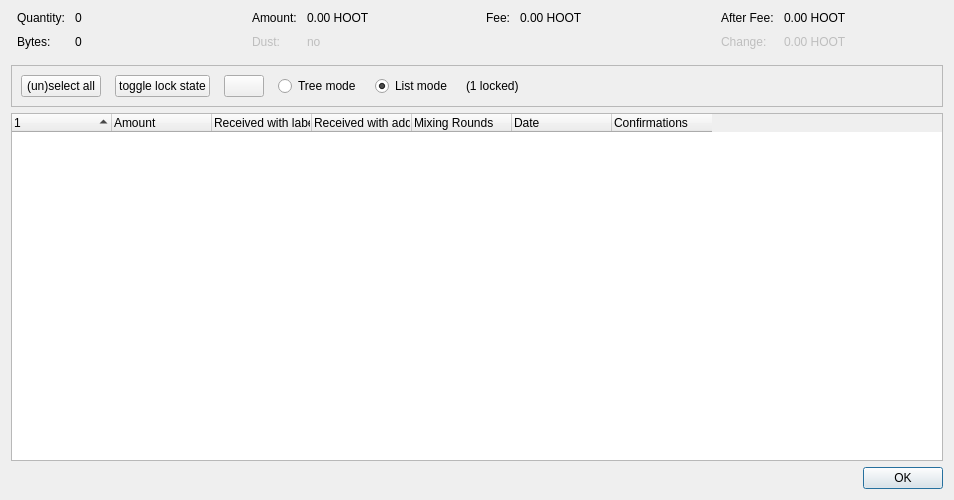
<?xml version="1.0" encoding="UTF-8"?>
<ui version="4.0">
 <class>CoinControlDialog</class>
 <widget class="QDialog" name="CoinControlDialog">
  <property name="geometry">
   <rect>
    <x>0</x>
    <y>0</y>
    <width>954</width>
    <height>500</height>
   </rect>
  </property>
  <property name="windowTitle">
   <string>Coin Selection</string>
  </property>
  <layout class="QVBoxLayout" name="verticalLayout">
   <item>
    <layout class="QHBoxLayout" name="horizontalLayoutTop" stretch="0,0,0,0">
     <property name="topMargin">
      <number>0</number>
     </property>
     <property name="bottomMargin">
      <number>10</number>
     </property>
     <item>
      <layout class="QFormLayout" name="formLayoutCoinControl1">
       <property name="horizontalSpacing">
        <number>10</number>
       </property>
       <property name="verticalSpacing">
        <number>10</number>
       </property>
       <property name="leftMargin">
        <number>6</number>
       </property>
       <property name="rightMargin">
        <number>6</number>
       </property>
       <item row="0" column="0">
        <widget class="QLabel" name="labelCoinControlQuantityText">
         <property name="text">
          <string>Quantity:</string>
         </property>
        </widget>
       </item>
       <item row="0" column="1">
        <widget class="QLabel" name="labelCoinControlQuantity">
         <property name="cursor">
          <cursorShape>IBeamCursor</cursorShape>
         </property>
         <property name="contextMenuPolicy">
          <enum>Qt::ActionsContextMenu</enum>
         </property>
         <property name="text">
          <string notr="true">0</string>
         </property>
         <property name="textInteractionFlags">
          <set>Qt::LinksAccessibleByMouse|Qt::TextSelectableByKeyboard|Qt::TextSelectableByMouse</set>
         </property>
        </widget>
       </item>
       <item row="1" column="0">
        <widget class="QLabel" name="labelCoinControlBytesText">
         <property name="text">
          <string>Bytes:</string>
         </property>
        </widget>
       </item>
       <item row="1" column="1">
        <widget class="QLabel" name="labelCoinControlBytes">
         <property name="cursor">
          <cursorShape>IBeamCursor</cursorShape>
         </property>
         <property name="contextMenuPolicy">
          <enum>Qt::ActionsContextMenu</enum>
         </property>
         <property name="text">
          <string notr="true">0</string>
         </property>
         <property name="textInteractionFlags">
          <set>Qt::LinksAccessibleByMouse|Qt::TextSelectableByKeyboard|Qt::TextSelectableByMouse</set>
         </property>
        </widget>
       </item>
      </layout>
     </item>
     <item>
      <layout class="QFormLayout" name="formLayoutCoinControl2">
       <property name="horizontalSpacing">
        <number>10</number>
       </property>
       <property name="verticalSpacing">
        <number>10</number>
       </property>
       <property name="leftMargin">
        <number>6</number>
       </property>
       <property name="rightMargin">
        <number>6</number>
       </property>
       <item row="0" column="0">
        <widget class="QLabel" name="labelCoinControlAmountText">
         <property name="text">
          <string>Amount:</string>
         </property>
        </widget>
       </item>
       <item row="0" column="1">
        <widget class="QLabel" name="labelCoinControlAmount">
         <property name="cursor">
          <cursorShape>IBeamCursor</cursorShape>
         </property>
         <property name="contextMenuPolicy">
          <enum>Qt::ActionsContextMenu</enum>
         </property>
         <property name="text">
          <string notr="true">0.00 HOOT</string>
         </property>
         <property name="textInteractionFlags">
          <set>Qt::LinksAccessibleByMouse|Qt::TextSelectableByKeyboard|Qt::TextSelectableByMouse</set>
         </property>
        </widget>
       </item>
       <item row="1" column="0">
        <widget class="QLabel" name="labelCoinControlLowOutputText">
         <property name="enabled">
          <bool>false</bool>
         </property>
         <property name="text">
          <string>Dust:</string>
         </property>
        </widget>
       </item>
       <item row="1" column="1">
        <widget class="QLabel" name="labelCoinControlLowOutput">
         <property name="enabled">
          <bool>false</bool>
         </property>
         <property name="cursor">
          <cursorShape>IBeamCursor</cursorShape>
         </property>
         <property name="contextMenuPolicy">
          <enum>Qt::ActionsContextMenu</enum>
         </property>
         <property name="text">
          <string notr="true">no</string>
         </property>
         <property name="textInteractionFlags">
          <set>Qt::LinksAccessibleByMouse|Qt::TextSelectableByKeyboard|Qt::TextSelectableByMouse</set>
         </property>
        </widget>
       </item>
      </layout>
     </item>
     <item>
      <layout class="QFormLayout" name="formLayoutCoinControl3">
       <property name="horizontalSpacing">
        <number>10</number>
       </property>
       <property name="verticalSpacing">
        <number>10</number>
       </property>
       <property name="leftMargin">
        <number>6</number>
       </property>
       <property name="rightMargin">
        <number>6</number>
       </property>
       <item row="0" column="0">
        <widget class="QLabel" name="labelCoinControlFeeText">
         <property name="text">
          <string>Fee:</string>
         </property>
        </widget>
       </item>
       <item row="0" column="1">
        <widget class="QLabel" name="labelCoinControlFee">
         <property name="cursor">
          <cursorShape>IBeamCursor</cursorShape>
         </property>
         <property name="contextMenuPolicy">
          <enum>Qt::ActionsContextMenu</enum>
         </property>
         <property name="text">
          <string notr="true">0.00 HOOT</string>
         </property>
         <property name="textInteractionFlags">
          <set>Qt::LinksAccessibleByMouse|Qt::TextSelectableByKeyboard|Qt::TextSelectableByMouse</set>
         </property>
        </widget>
       </item>
      </layout>
     </item>
     <item>
      <layout class="QFormLayout" name="formLayoutCoinControl4">
       <property name="horizontalSpacing">
        <number>10</number>
       </property>
       <property name="verticalSpacing">
        <number>10</number>
       </property>
       <property name="leftMargin">
        <number>6</number>
       </property>
       <property name="rightMargin">
        <number>6</number>
       </property>
       <item row="0" column="0">
        <widget class="QLabel" name="labelCoinControlAfterFeeText">
         <property name="text">
          <string>After Fee:</string>
         </property>
        </widget>
       </item>
       <item row="0" column="1">
        <widget class="QLabel" name="labelCoinControlAfterFee">
         <property name="cursor">
          <cursorShape>IBeamCursor</cursorShape>
         </property>
         <property name="contextMenuPolicy">
          <enum>Qt::ActionsContextMenu</enum>
         </property>
         <property name="text">
          <string notr="true">0.00 HOOT</string>
         </property>
         <property name="textInteractionFlags">
          <set>Qt::LinksAccessibleByMouse|Qt::TextSelectableByKeyboard|Qt::TextSelectableByMouse</set>
         </property>
        </widget>
       </item>
       <item row="1" column="0">
        <widget class="QLabel" name="labelCoinControlChangeText">
         <property name="enabled">
          <bool>false</bool>
         </property>
         <property name="text">
          <string>Change:</string>
         </property>
        </widget>
       </item>
       <item row="1" column="1">
        <widget class="QLabel" name="labelCoinControlChange">
         <property name="enabled">
          <bool>false</bool>
         </property>
         <property name="cursor">
          <cursorShape>IBeamCursor</cursorShape>
         </property>
         <property name="contextMenuPolicy">
          <enum>Qt::ActionsContextMenu</enum>
         </property>
         <property name="text">
          <string notr="true">0.00 HOOT</string>
         </property>
         <property name="textInteractionFlags">
          <set>Qt::LinksAccessibleByMouse|Qt::TextSelectableByKeyboard|Qt::TextSelectableByMouse</set>
         </property>
        </widget>
       </item>
      </layout>
     </item>
    </layout>
   </item>
   <item>
    <widget class="QFrame" name="frame">
     <property name="minimumSize">
      <size>
       <width>0</width>
       <height>40</height>
      </size>
     </property>
     <property name="frameShape">
      <enum>QFrame::StyledPanel</enum>
     </property>
     <property name="frameShadow">
      <enum>QFrame::Sunken</enum>
     </property>
     <layout class="QHBoxLayout" name="horizontalLayout">
      <item>
       <layout class="QHBoxLayout" name="horizontalLayoutPanel" stretch="0,0,0,0,0,0,0">
        <property name="spacing">
         <number>14</number>
        </property>
        <item>
         <widget class="QPushButton" name="pushButtonSelectAll">
          <property name="sizePolicy">
           <sizepolicy hsizetype="Maximum" vsizetype="Fixed">
            <horstretch>0</horstretch>
            <verstretch>0</verstretch>
           </sizepolicy>
          </property>
          <property name="text">
           <string>(un)select all</string>
          </property>
          <property name="autoDefault">
           <bool>false</bool>
          </property>
         </widget>
        </item>
        <item>
         <widget class="QPushButton" name="pushButtonToggleLock">
          <property name="sizePolicy">
           <sizepolicy hsizetype="Maximum" vsizetype="Fixed">
            <horstretch>0</horstretch>
            <verstretch>0</verstretch>
           </sizepolicy>
          </property>
          <property name="text">
           <string>toggle lock state</string>
          </property>
          <property name="autoDefault">
           <bool>false</bool>
          </property>
         </widget>
        </item>
        <item>
         <widget class="QPushButton" name="hideButton">
          <property name="sizePolicy">
           <sizepolicy hsizetype="Maximum" vsizetype="Fixed">
            <horstretch>0</horstretch>
            <verstretch>0</verstretch>
           </sizepolicy>
          </property>
          <property name="text">
           <string/>
          </property>
          <property name="autoDefault">
           <bool>false</bool>
          </property>
         </widget>
        </item>
        <item>
         <widget class="QRadioButton" name="radioTreeMode">
          <property name="sizePolicy">
           <sizepolicy hsizetype="Maximum" vsizetype="Fixed">
            <horstretch>0</horstretch>
            <verstretch>0</verstretch>
           </sizepolicy>
          </property>
          <property name="text">
           <string>Tree mode</string>
          </property>
         </widget>
        </item>
        <item>
         <widget class="QRadioButton" name="radioListMode">
          <property name="sizePolicy">
           <sizepolicy hsizetype="Maximum" vsizetype="Fixed">
            <horstretch>0</horstretch>
            <verstretch>0</verstretch>
           </sizepolicy>
          </property>
          <property name="text">
           <string>List mode</string>
          </property>
          <property name="checked">
           <bool>true</bool>
          </property>
         </widget>
        </item>
        <item>
         <widget class="QLabel" name="labelLocked">
          <property name="text">
           <string>(1 locked)</string>
          </property>
         </widget>
        </item>
        <item>
         <spacer name="horizontalSpacer">
          <property name="orientation">
           <enum>Qt::Horizontal</enum>
          </property>
          <property name="sizeHint" stdset="0">
           <size>
            <width>40</width>
            <height>20</height>
           </size>
          </property>
         </spacer>
        </item>
       </layout>
      </item>
     </layout>
    </widget>
   </item>
   <item>
    <widget class="CoinControlTreeWidget" name="treeWidget">
     <property name="contextMenuPolicy">
      <enum>Qt::CustomContextMenu</enum>
     </property>
     <property name="sortingEnabled">
      <bool>false</bool>
     </property>
     <property name="columnCount">
      <number>7</number>
     </property>
     <attribute name="headerShowSortIndicator" stdset="0">
      <bool>true</bool>
     </attribute>
     <attribute name="headerStretchLastSection">
      <bool>false</bool>
     </attribute>
     <column>
      <property name="text">
       <string/>
      </property>
     </column>
     <column>
      <property name="text">
       <string>Amount</string>
      </property>
     </column>
     <column>
      <property name="text">
       <string>Received with label</string>
      </property>
     </column>
     <column>
      <property name="text">
       <string>Received with address</string>
      </property>
     </column>
     <column>
      <property name="text">
       <string>Mixing Rounds</string>
      </property>
     </column>
     <column>
      <property name="text">
       <string>Date</string>
      </property>
     </column>
     <column>
      <property name="text">
       <string>Confirmations</string>
      </property>
      <property name="toolTip">
       <string>Confirmed</string>
      </property>
     </column>
    </widget>
   </item>
   <item>
    <widget class="QDialogButtonBox" name="buttonBox">
     <property name="orientation">
      <enum>Qt::Horizontal</enum>
     </property>
     <property name="standardButtons">
      <set>QDialogButtonBox::Ok</set>
     </property>
    </widget>
   </item>
  </layout>
 </widget>
 <customwidgets>
  <customwidget>
   <class>CoinControlTreeWidget</class>
   <extends>QTreeWidget</extends>
   <header>qt/coincontroltreewidget.h</header>
  </customwidget>
 </customwidgets>
 <resources/>
 <connections/>
</ui>
